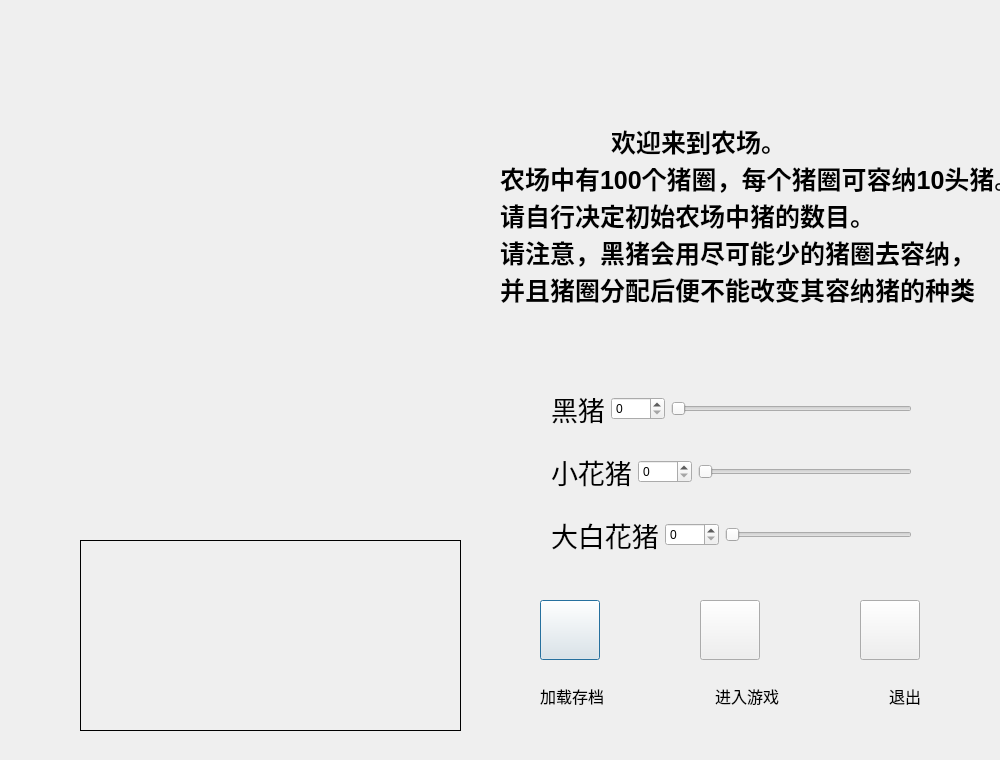
<?xml version="1.0" encoding="UTF-8"?>
<ui version="4.0">
 <class>farmDialog</class>
 <widget class="QDialog" name="farmDialog">
  <property name="geometry">
   <rect>
    <x>0</x>
    <y>0</y>
    <width>1000</width>
    <height>760</height>
   </rect>
  </property>
  <property name="font">
   <font/>
  </property>
  <property name="windowTitle">
   <string>Welcome To The Farm</string>
  </property>
  <widget class="QLabel" name="Rulelabel">
   <property name="geometry">
    <rect>
     <x>500</x>
     <y>40</y>
     <width>621</width>
     <height>350</height>
    </rect>
   </property>
   <property name="sizePolicy">
    <sizepolicy hsizetype="Preferred" vsizetype="Ignored">
     <horstretch>0</horstretch>
     <verstretch>0</verstretch>
    </sizepolicy>
   </property>
   <property name="font">
    <font>
     <pointsize>19</pointsize>
     <bold>true</bold>
    </font>
   </property>
   <property name="text">
    <string>	欢迎来到农场。
农场中有100个猪圈，每个猪圈可容纳10头猪。
请自行决定初始农场中猪的数目。
请注意，黑猪会用尽可能少的猪圈去容纳，
并且猪圈分配后便不能改变其容纳猪的种类</string>
   </property>
  </widget>
  <widget class="QPushButton" name="LoadButton">
   <property name="geometry">
    <rect>
     <x>540</x>
     <y>600</y>
     <width>60</width>
     <height>60</height>
    </rect>
   </property>
   <property name="font">
    <font>
     <pointsize>12</pointsize>
    </font>
   </property>
   <property name="styleSheet">
    <string notr="true">border-image: url(:/begin/Beginbutton.jpg);
</string>
   </property>
   <property name="text">
    <string/>
   </property>
  </widget>
  <widget class="QPushButton" name="EnterButton">
   <property name="geometry">
    <rect>
     <x>700</x>
     <y>600</y>
     <width>60</width>
     <height>60</height>
    </rect>
   </property>
   <property name="styleSheet">
    <string notr="true">border-image: url(:/begin/Beginbutton.jpg);</string>
   </property>
   <property name="text">
    <string/>
   </property>
  </widget>
  <widget class="QPushButton" name="QuitButton">
   <property name="geometry">
    <rect>
     <x>860</x>
     <y>600</y>
     <width>60</width>
     <height>60</height>
    </rect>
   </property>
   <property name="styleSheet">
    <string notr="true">border-image: url(:/begin/Beginbutton.jpg);</string>
   </property>
   <property name="text">
    <string/>
   </property>
  </widget>
  <widget class="QLabel" name="Run_label">
   <property name="geometry">
    <rect>
     <x>80</x>
     <y>540</y>
     <width>381</width>
     <height>191</height>
    </rect>
   </property>
   <property name="frameShape">
    <enum>QFrame::Panel</enum>
   </property>
   <property name="text">
    <string/>
   </property>
  </widget>
  <widget class="QWidget" name="layoutWidget">
   <property name="geometry">
    <rect>
     <x>551</x>
     <y>372</y>
     <width>361</width>
     <height>201</height>
    </rect>
   </property>
   <layout class="QGridLayout" name="gridLayout">
    <item row="0" column="0">
     <layout class="QHBoxLayout" name="horizontalLayout">
      <item>
       <widget class="QLabel" name="b_label">
        <property name="font">
         <font>
          <pointsize>20</pointsize>
         </font>
        </property>
        <property name="text">
         <string>黑猪</string>
        </property>
       </widget>
      </item>
      <item>
       <widget class="QSpinBox" name="b_spinBox">
        <property name="maximum">
         <number>1000</number>
        </property>
       </widget>
      </item>
      <item>
       <widget class="QSlider" name="b_Slider">
        <property name="maximum">
         <number>1000</number>
        </property>
        <property name="orientation">
         <enum>Qt::Horizontal</enum>
        </property>
       </widget>
      </item>
     </layout>
    </item>
    <item row="1" column="0">
     <layout class="QHBoxLayout" name="horizontalLayout_2">
      <item>
       <widget class="QLabel" name="sf_label">
        <property name="font">
         <font>
          <pointsize>20</pointsize>
         </font>
        </property>
        <property name="text">
         <string>小花猪</string>
        </property>
       </widget>
      </item>
      <item>
       <widget class="QSpinBox" name="sf_spinBox">
        <property name="maximum">
         <number>1000</number>
        </property>
       </widget>
      </item>
      <item>
       <widget class="QSlider" name="sf_Slider">
        <property name="maximum">
         <number>1000</number>
        </property>
        <property name="orientation">
         <enum>Qt::Horizontal</enum>
        </property>
       </widget>
      </item>
     </layout>
    </item>
    <item row="2" column="0">
     <layout class="QHBoxLayout" name="horizontalLayout_3">
      <item>
       <widget class="QLabel" name="bf_label">
        <property name="font">
         <font>
          <pointsize>20</pointsize>
         </font>
        </property>
        <property name="text">
         <string>大白花猪</string>
        </property>
       </widget>
      </item>
      <item>
       <widget class="QSpinBox" name="bf_spinBox">
        <property name="maximum">
         <number>1000</number>
        </property>
       </widget>
      </item>
      <item>
       <widget class="QSlider" name="bf_Slider">
        <property name="maximum">
         <number>1000</number>
        </property>
        <property name="orientation">
         <enum>Qt::Horizontal</enum>
        </property>
       </widget>
      </item>
     </layout>
    </item>
   </layout>
  </widget>
  <widget class="QWidget" name="layoutWidget">
   <property name="geometry">
    <rect>
     <x>540</x>
     <y>670</y>
     <width>381</width>
     <height>51</height>
    </rect>
   </property>
   <layout class="QHBoxLayout" name="horizontalLayout_4">
    <item>
     <widget class="QLabel" name="label">
      <property name="font">
       <font>
        <pointsize>12</pointsize>
       </font>
      </property>
      <property name="text">
       <string>加载存档</string>
      </property>
     </widget>
    </item>
    <item>
     <spacer name="horizontalSpacer_3">
      <property name="orientation">
       <enum>Qt::Horizontal</enum>
      </property>
      <property name="sizeHint" stdset="0">
       <size>
        <width>40</width>
        <height>20</height>
       </size>
      </property>
     </spacer>
    </item>
    <item>
     <widget class="QLabel" name="label_2">
      <property name="font">
       <font>
        <pointsize>12</pointsize>
       </font>
      </property>
      <property name="text">
       <string>进入游戏</string>
      </property>
     </widget>
    </item>
    <item>
     <spacer name="horizontalSpacer_4">
      <property name="orientation">
       <enum>Qt::Horizontal</enum>
      </property>
      <property name="sizeHint" stdset="0">
       <size>
        <width>40</width>
        <height>20</height>
       </size>
      </property>
     </spacer>
    </item>
    <item>
     <widget class="QLabel" name="label_3">
      <property name="font">
       <font>
        <pointsize>12</pointsize>
       </font>
      </property>
      <property name="text">
       <string>退出</string>
      </property>
     </widget>
    </item>
   </layout>
  </widget>
 </widget>
 <resources/>
 <connections/>
</ui>
